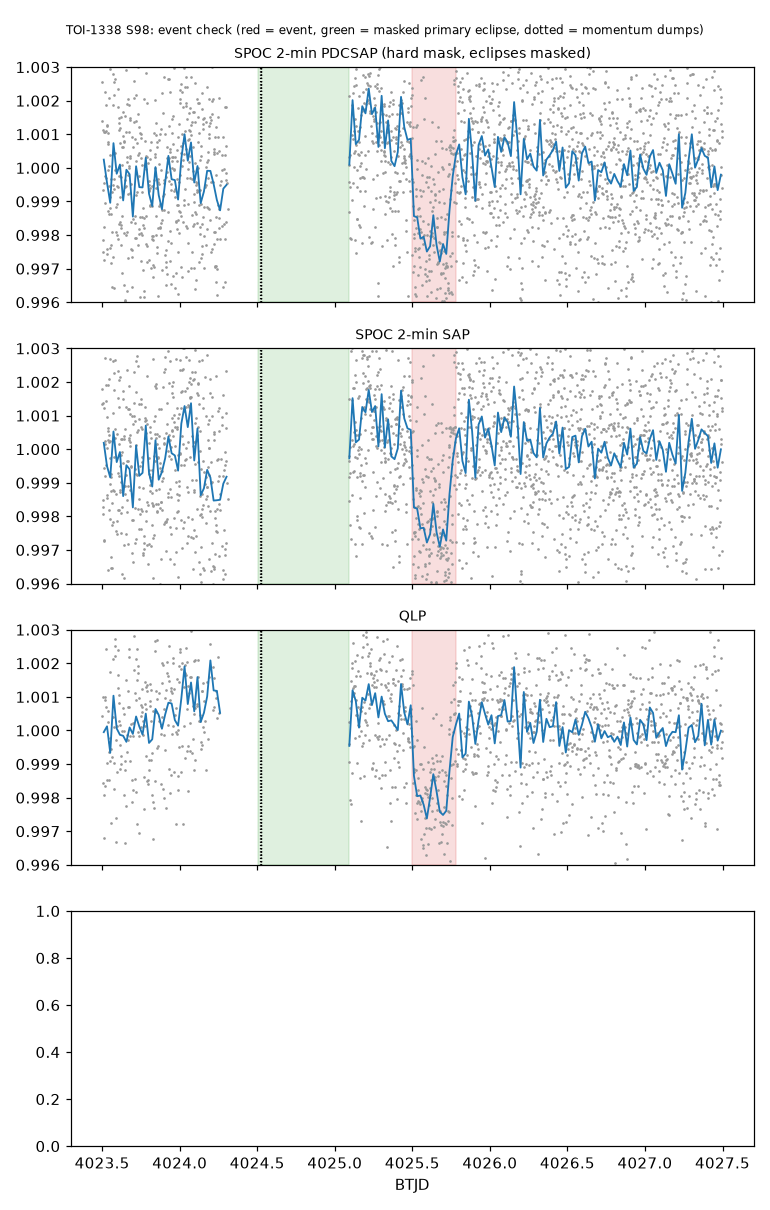

Recreate this plot in Python.
"""Vet the TOI-1338 S98 event near BTJD 4025.6 against wave-4 rules C2, C5, C7, C8 (+ SAP/PDCSAP).
PRELIMINARY INTERNAL CHECK. Writes toi1338_event_check.png for visual inspection.
"""
import numpy as np, lightkurve as lk, pathlib, matplotlib
matplotlib.use("Agg"); import matplotlib.pyplot as plt
from wotan import flatten
from lightkurve.utils import TessQualityFlags as Q

DL = pathlib.Path(r"D:\second-sun\data\wave-3\lk"); OUT = pathlib.Path(r"D:\second-sun\research\wave-3-pipeline")
EV = (4025.50, 4025.78)           # event window (BTJD)
P, T1, D1 = 14.6084, 3937.1450, 4.7 / 24
T2, D2 = 3943.7750, 6.1 / 24

raw = lk.search_lightcurve("TIC 260128333", author="SPOC", exptime=120, sector=98)[0].download(download_dir=str(DL), quality_bitmask="none")
t = raw.time.value; q = raw.quality.value
near = (t > 4024.6) & (t < 4026.6)
flags = {}
for b in np.unique(q[near]):
    if b: flags[int(b)] = (Q.decode(int(b)), int(np.sum(q[near] == b)))
print("quality flags in BTJD 4024.6-4026.6:", flags)
dumps = t[(q & 32) > 0]
print("momentum dumps (bit 32) in S98 at BTJD:", np.round(np.unique(np.round(dumps, 2)), 2))
print("nearest dump to event:", np.round(dumps[np.argmin(np.abs(dumps - 4025.6))], 3) if len(dumps) else None)
print("nearest primary eclipse:", round(T1 + P * round((4025.6 - T1) / P), 3), "| nearest secondary:", round(T2 + P * round((4025.6 - T2) / P), 3))

def ecl_mask(t):
    p1 = ((t - T1 + 0.5 * P) % P) - 0.5 * P; p2 = ((t - T2 + 0.5 * P) % P) - 0.5 * P
    return (np.abs(p1) < 1.5 * D1) | (np.abs(p2) < 1.5 * D2)

def depth_in_window(tt, ff, win):
    m = (tt > EV[0]) & (tt < EV[1]); o = (tt > EV[0] - 1.0) & (tt < EV[1] + 1.0) & ~m
    return (np.nanmedian(ff[o]) - np.nanmedian(ff[m])) * 1e6, np.nanstd(ff[o]) * 1e6

# C2: detrending robustness (21 biweight windows 1.0-3.0 d, like Davies) on HARD-masked PDCSAP
lc = raw.copy(); lc = lc[(lc.quality.value & Q.HARD_BITMASK) == 0].remove_nans().normalize()
tt, ff = lc.time.value, lc.flux.value; k = ~ecl_mask(tt); tt, ff = tt[k], ff[k]
hits = 0; depths = []
for w in np.linspace(1.0, 3.0, 21):
    fl = flatten(tt, ff, method="biweight", window_length=w)
    d, s = depth_in_window(tt, fl, EV); depths.append(d)
    hits += d > 3 * s / np.sqrt(max(1, np.sum((tt > EV[0]) & (tt < EV[1])) / 15))
print(f"C2 detrending robustness: depth>3sigma in {hits}/21 windows; depths ppm min/med/max = {min(depths):.0f}/{np.median(depths):.0f}/{max(depths):.0f}")

# SAP vs PDCSAP
sap = raw.copy(); sap.flux = sap.sap_flux; sap.flux_err = sap.sap_flux_err
sap = sap[(sap.quality.value & Q.HARD_BITMASK) == 0].remove_nans().normalize()
ts, fs = sap.time.value, sap.flux.value; k = ~ecl_mask(ts)
fls = flatten(ts[k], fs[k], method="biweight", window_length=1.5)
print("SAP depth in window (ppm): %.0f (scatter %.0f)" % depth_in_window(ts[k], fls, EV))

# C8: independent products
prods = {}
for label, kw in [("SPOC 20-s", dict(author="SPOC", exptime=20)), ("QLP", dict(author="QLP")), ("TESS-SPOC", dict(author="TESS-SPOC"))]:
    try:
        sr = lk.search_lightcurve("TIC 260128333", sector=98, **kw)
        if len(sr) == 0: prods[label] = "not available"; continue
        x = sr[0].download(download_dir=str(DL), quality_bitmask="hard").remove_nans().normalize()
        if label == "SPOC 20-s": x = x.bin(time_bin_size=2 / 1440)
        a, b = x.time.value, x.flux.value; k = ~ecl_mask(a)
        fl = flatten(a[k], b[k], method="biweight", window_length=1.5)
        prods[label] = "depth %.0f ppm (scatter %.0f)" % depth_in_window(a[k], fl, EV)
        prods[label + "_series"] = (a[k], fl)
    except Exception as e:
        prods[label] = f"ERROR {type(e).__name__}: {str(e)[:100]}"
for kx, v in prods.items():
    if not kx.endswith("_series"): print(f"C8 {kx}: {v}")

# picture
fig, ax = plt.subplots(4, 1, figsize=(7, 11), sharex=True)
fl = flatten(tt, ff, method="biweight", window_length=1.5)
for a_, (lab, ser) in zip(ax, [("SPOC 2-min PDCSAP (hard mask, eclipses masked)", (tt, fl)), ("SPOC 2-min SAP", (ts[~ecl_mask(ts)], fls))]
                         + [(l, prods[l + "_series"]) for l in ("QLP", "TESS-SPOC") if l + "_series" in prods][:2]):
    x, y = ser; m = (x > 4023.5) & (x < 4027.5)
    a_.plot(x[m], y[m], ".", ms=1.5, color="0.6")
    xb = np.arange(4023.5, 4027.5, 1 / 48); yb = [np.nanmean(y[m][(x[m] >= u) & (x[m] < u + 1 / 48)]) for u in xb]
    a_.plot(xb + 1 / 96, yb, "-", color="C0", lw=1.2)
    a_.axvspan(*EV, color="C3", alpha=0.15); a_.set_title(lab, fontsize=9); a_.set_ylim(0.996, 1.003)
    for d in dumps[(dumps > 4023.5) & (dumps < 4027.5)]: a_.axvline(d, color="k", ls=":", lw=0.8)
    pe = T1 + P * round((4025.6 - T1) / P); a_.axvspan(pe - 1.5 * D1, pe + 1.5 * D1, color="C2", alpha=0.15)
ax[-1].set_xlabel("BTJD"); fig.suptitle("TOI-1338 S98: event check (red = event, green = masked primary eclipse, dotted = momentum dumps)", fontsize=8)
fig.tight_layout(); fig.savefig(OUT / "toi1338_event_check.png", dpi=110)
print("saved png")
